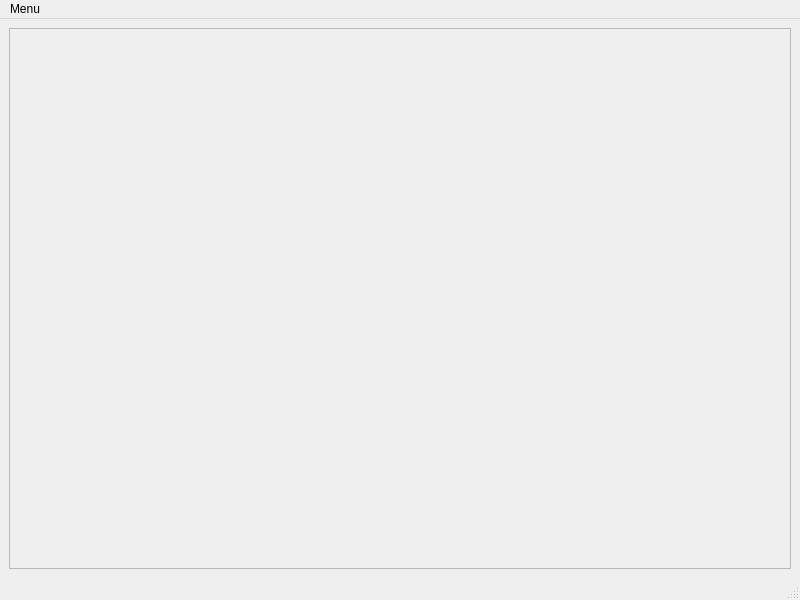
<?xml version="1.0" encoding="UTF-8"?>
<ui version="4.0">
 <class>MainWindow</class>
 <widget class="QMainWindow" name="MainWindow">
  <property name="geometry">
   <rect>
    <x>0</x>
    <y>0</y>
    <width>800</width>
    <height>600</height>
   </rect>
  </property>
  <property name="windowTitle">
   <string>MainWindow</string>
  </property>
  <widget class="QWidget" name="centralwidget">
   <layout class="QGridLayout" name="gridLayout">
    <item row="0" column="0">
     <widget class="QScrollArea" name="panelScrollArea">
      <property name="widgetResizable">
       <bool>true</bool>
      </property>
      <widget class="QWidget" name="panelScrollAreaContents">
       <property name="geometry">
        <rect>
         <x>0</x>
         <y>0</y>
         <width>780</width>
         <height>537</height>
        </rect>
       </property>
      </widget>
     </widget>
    </item>
   </layout>
  </widget>
  <widget class="QMenuBar" name="menubar">
   <property name="geometry">
    <rect>
     <x>0</x>
     <y>0</y>
     <width>800</width>
     <height>22</height>
    </rect>
   </property>
   <widget class="QMenu" name="menuMenu">
    <property name="title">
     <string>Menu</string>
    </property>
    <addaction name="actionRefresh"/>
   </widget>
   <addaction name="menuMenu"/>
  </widget>
  <widget class="QStatusBar" name="statusbar"/>
  <action name="actionRefresh">
   <property name="text">
    <string>Refresh</string>
   </property>
  </action>
 </widget>
 <resources/>
 <connections/>
</ui>
